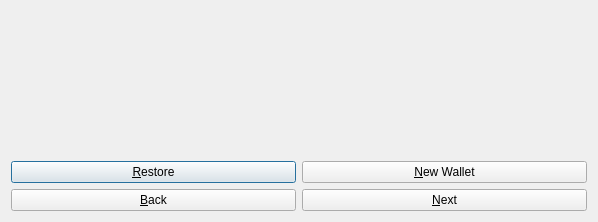
<?xml version="1.0" encoding="UTF-8"?>
<ui version="4.0">
 <class>StartOptionsMain</class>
 <widget class="QDialog" name="StartOptionsMain">
  <property name="geometry">
   <rect>
    <x>0</x>
    <y>0</y>
    <width>598</width>
    <height>222</height>
   </rect>
  </property>
  <property name="sizePolicy">
   <sizepolicy hsizetype="Preferred" vsizetype="Minimum">
    <horstretch>0</horstretch>
    <verstretch>0</verstretch>
   </sizepolicy>
  </property>
  <property name="minimumSize">
   <size>
    <width>550</width>
    <height>0</height>
   </size>
  </property>
  <property name="windowTitle">
   <string>StartOptionsMain Dialog</string>
  </property>
  <layout class="QVBoxLayout" name="verticalLayout">
   <property name="sizeConstraint">
    <enum>QLayout::SetMinimumSize</enum>
   </property>
   <item>
    <widget class="QStackedWidget" name="QStackTutorialContainer">
     <property name="styleSheet">
      <string notr="true">#frame2{
       background-color: #161616;
       border: none;
       padding: 0em 0em;
       }</string>
     </property>
     <widget class="QWidget" name="page_3"/>
     <widget class="QWidget" name="page_4"/>
    </widget>
   </item>
   <item>
    <layout class="QHBoxLayout" name="horizontalLayout">
     <item>
      <widget class="QPushButton" name="RestoreWallet">
       <property name="text">
        <string>&amp;Restore</string>
       </property>
      </widget>
     </item>
     <item>
      <widget class="QPushButton" name="NewWallet">
       <property name="text">
        <string>&amp;New Wallet</string>
       </property>
      </widget>
     </item>
    </layout>
   </item>
   <item>
    <layout class="QHBoxLayout" name="horizontalLayout">
     <item>
      <widget class="QPushButton" name="Back">
       <property name="text">
        <string>&amp;Back</string>
       </property>
      </widget>
     </item>
     <item>
      <widget class="QPushButton" name="Next">
       <property name="text">
        <string>&amp;Next</string>
       </property>
      </widget>
     </item>
    </layout>
   </item>
  </layout>
 </widget>
 <resources/>
</ui>
